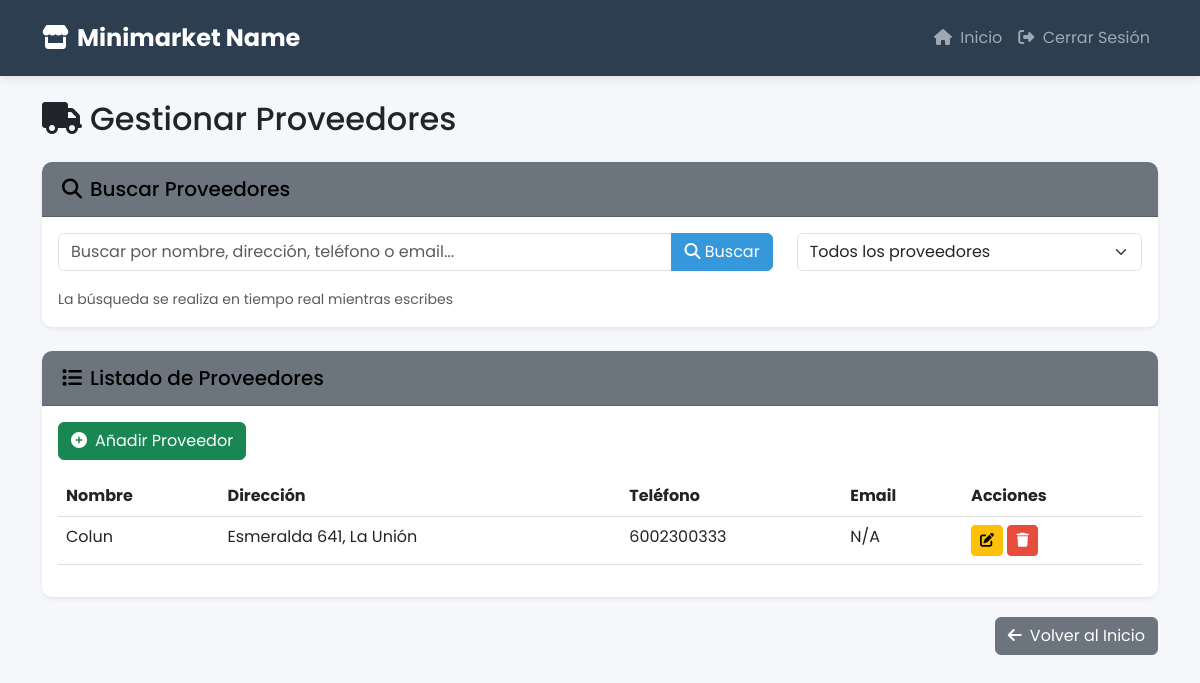
The app's page /gestionar-proveedores/ (signed in), older data.
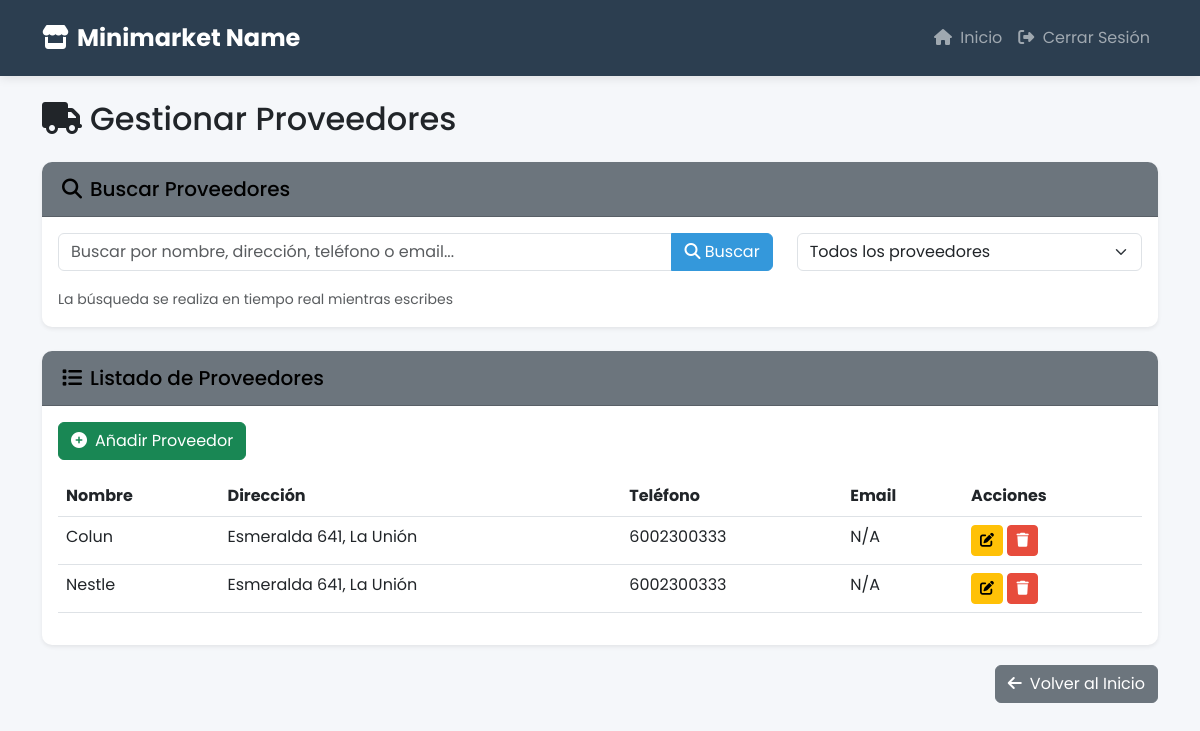
The same page, newer data.
### Tienda/models.py (models this page shows, shortened)
class Proveedor(models.Model):
    nombre_proveedor = models.CharField(max_length=100)
    direccion = models.CharField(max_length=200)
    telefono = models.IntegerField()
    email = models.EmailField(max_length=100, null=True, blank=True)

### Tienda/views.py (the view, shortened to what this page needs)
# urls.py: path('gestionar-proveedores/', views.gestionar_proveedores, name='gestionar_proveedores'),
@login_required
@user_passes_test(is_superuser, login_url='home') # Proteger y redirigir si no es superuser
def gestionar_proveedores(request):
    if not request.session.get('providers_access_granted', False):
        messages.warning(request, 'Debes verificar tu contraseña para acceder a la gestión de proveedores.')
        request.session['providers_access_granted'] = False
        return redirect('home')
    proveedores = Proveedor.objects.all().order_by('nombre_proveedor')
    proveedores = Proveedor.objects.all().order_by('nombre_proveedor')
    context = {
        'proveedores': proveedores
    }
    return render(request, 'Tienda/gestionar_proveedores.html', context)

### Tienda/views.py (called while the page is built)
def is_superuser(user):
    return user.is_superuser

### Tienda/templates/Tienda/gestionar_proveedores.html (shortened to what this page needs)
{% extends 'Tienda/base_layout.html' %}
{% block content %}
<div class="container mt-4">
    <h2 class="mb-4"><i class="fas fa-truck me-2"></i>Gestionar Proveedores</h2>
    <div class="card border-0 shadow-sm mb-4">
        <div class="card-header bg-secondary text-white">
            <h5 class="mb-0"><i class="fas fa-search me-2"></i>Buscar Proveedores</h5>
        </div>
        <div class="card-body">
            <div class="row">
                <div class="col-md-8">
                    <div class="input-group mb-3">
                        <input type="text" id="buscar-proveedor" class="form-control" placeholder="Buscar por nombre, dirección, teléfono o email...">
                        <button class="btn btn-primary" type="button" id="btn-buscar">
                            <i class="fas fa-search"></i> Buscar
                        </button>
                    </div>
                    <small class="text-muted">La búsqueda se realiza en tiempo real mientras escribes</small>
                </div>
                <div class="col-md-4">
                    <select id="filtro-proveedor" class="form-select">
                        <option value="">Todos los proveedores</option>
                    </select>
                </div>
            </div>
        </div>
    </div>
    <div class="card border-0 shadow-sm">
        <div class="card-header bg-secondary text-white">
            <h5 class="mb-0"><i class="fas fa-list me-2"></i>Listado de Proveedores</h5>
        </div>
        <div class="card-body">
            <button class="btn btn-success mb-3" data-bs-toggle="modal" data-bs-target="#nuevoProveedorModal">
                <i class="fas fa-plus-circle me-2"></i>Añadir Proveedor
            </button>
            <div class="table-responsive">
                <table class="table table-hover" id="tabla-proveedores">
                    <thead>
                        <tr>
                            <th>Nombre</th>
                            <th>Dirección</th>
                            <th>Teléfono</th>
                            <th>Email</th>
                            <th>Acciones</th>
                        </tr>
                    </thead>
                    <tbody>
                        {% for proveedor in proveedores %}
                        <tr class="fila-proveedor" data-nombre="{{ proveedor.nombre_proveedor|lower }}" data-direccion="{{ proveedor.direccion|lower }}" data-telefono="{{ proveedor.telefono }}" data-email="{{ proveedor.email|default:'' }}">
                            <td>{{ proveedor.nombre_proveedor }}</td>
                            <td>{{ proveedor.direccion }}</td>
                            <td>{{ proveedor.telefono }}</td>
                            <td>{{ proveedor.email|default:"N/A" }}</td>
                            <td>
                                <button class="btn btn-sm btn-warning editar-proveedor" data-id="{{ proveedor.id }}" data-nombre="{{ proveedor.nombre_proveedor }}" data-direccion="{{ proveedor.direccion }}" data-telefono="{{ proveedor.telefono }}" data-email="{{ proveedor.email|default:'' }}"><i class="fas fa-edit"></i></button>
                                <button class="btn btn-sm btn-danger eliminar-proveedor" data-id="{{ proveedor.id }}"><i class="fas fa-trash"></i></button>
                            </td>
                        </tr>
                        {% empty %}
                        <tr id="no-resultados">
                            <td colspan="5" class="text-center">No hay proveedores registrados.</td>
                        </tr>
                        {% endfor %}
                    </tbody>
                </table>
            </div>
        </div>
    </div>
    <div class="d-flex justify-content-end mt-3">
        <a href="{% url 'home' %}" class="btn btn-secondary">
            <i class="fas fa-arrow-left me-2"></i>Volver al Inicio
        </a>
    </div>
</div>
{% endblock %}

Row changes from the older to the newer data that the page shows:
added Proveedor: nombre_proveedor "Nestle", direccion "Esmeralda 641, La Unión", telefono "6002300333", email "N/A"
